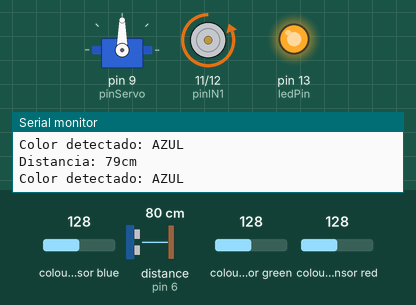
The sketch below on a simulated Arduino Uno, built with avr-gcc and run on an emulated ATmega328P. On the bench: servo, motor-driver pin pairs drawn as motors (green arrow = first pin HIGH = forward, orange = second pin HIGH = backward, longer = more drive, scaled by the enable pin), output pins drawn as LEDs (lit = HIGH), the last lines printed to the serial monitor. Wiring (inferred from the names in the program): ultrasonic range finder: trigger pin 7; echo pin 6; TCS3200 colour sensor: output pin 8; S2 pin 4; S3 pin 5; S0 pin 2; S1 pin 3. Inputs (shaded band) come from the test bench; at power-on: distance to the obstacle (sensor on pin 6) 80 cm, colour sensor green 128, colour sensor blue 128, colour sensor red 128. The echo pulse lasts 58.3 µs per cm; pins used as bus, display or sensor lines are not drawn.

Above: at 1.2 s.
1.3 s: distance to the obstacle (sensor on pin 6) set to 67 cm
2.8 s: distance to the obstacle (sensor on pin 6) set to 58 cm
At 4.7 s:
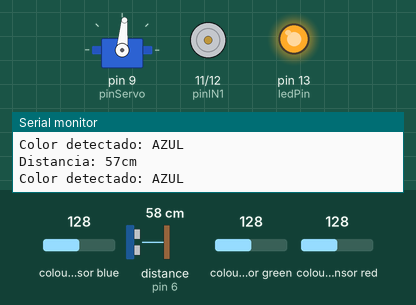
5.8 s: colour sensor green set to 134
At 11.8 s:
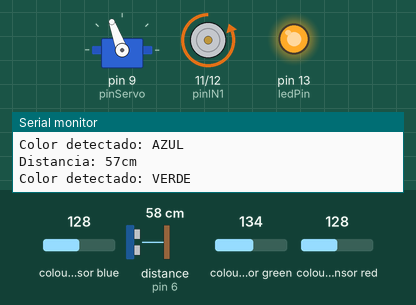
Timing chart, 0 to 14.8 s (numbered marks = the images above; inputs shaded):
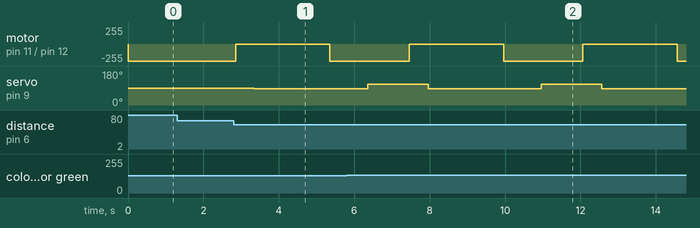

The sketch:

sketch_aug1c_codigo_fuente.ino
```cpp
#include <Servo.h>

// Definición de pines para el motor DC
const int pinIN1 = 11;  // Control de dirección 1
const int pinIN2 = 12;  // Control de dirección 2
const int pinENA = 10;  // Control PWM

// Definición de pines para el sensor ultrasónico
const int trigPin = 7;
const int echoPin = 6;

// Definición de pines para el sensor de color
const int s0 = 2;
const int s1 = 3;
const int s2 = 4;
const int s3 = 5;
const int outPin = 8;
const int ledPin = 13;

// Crear un objeto Servo
Servo miServo;

// Definir el pin donde está conectado el servomotor
const int pinServo = 9;

// Variable para alternar esquivar
bool esquivarIzquierda = true;

void setup() {
  // Configurar los pines del motor como salida
  pinMode(pinIN1, OUTPUT);
  pinMode(pinIN2, OUTPUT);
  pinMode(pinENA, OUTPUT);

  // Configurar los pines del sensor ultrasónico
  pinMode(trigPin, OUTPUT);
  pinMode(echoPin, INPUT);

  // Configurar los pines del sensor de color
  pinMode(s0, OUTPUT);
  pinMode(s1, OUTPUT);
  pinMode(s2, OUTPUT);
  pinMode(s3, OUTPUT);
  pinMode(outPin, INPUT);
  pinMode(ledPin, OUTPUT);

  // Inicializar el sensor de color
  digitalWrite(s0, HIGH);
  digitalWrite(s1, LOW);
  digitalWrite(ledPin, HIGH); // Encender los LEDs del sensor de color

  // Asociar el objeto Servo al pin
  miServo.attach(pinServo);

  // Iniciar la comunicación serial
  Serial.begin(9600);
}

// Funciones para controlar el servomotor
void moverIzquierda() {
  miServo.write(85);
  delay(1000); // Esperar 1 segundo
}

void moverCentro() {
  miServo.write(110);
  delay(1000); // Esperar 1 segundo
}

void moverDerecha() {
  miServo.write(130);
  delay(1000); // Esperar 1 segundo
}

// Función para medir la distancia con el sensor ultrasónico
long medirDistancia() {
  digitalWrite(trigPin, LOW);
  delayMicroseconds(1);
  digitalWrite(trigPin, HIGH);
  delayMicroseconds(1);
  digitalWrite(trigPin, LOW);

  long duration = pulseIn(echoPin, HIGH);
  long distance = duration * 0.034 / 2; // Convertir a distancia en cm
  return distance;
}

// Función para medir el color con el sensor de color
String detectarColor() {
  digitalWrite(s2, LOW);
  digitalWrite(s3, LOW);
  int rojo = pulseIn(outPin, LOW);

  digitalWrite(s2, HIGH);
  digitalWrite(s3, HIGH);
  int verde = pulseIn(outPin, LOW);

  digitalWrite(s2, LOW);
  digitalWrite(s3, HIGH);
  int azul = pulseIn(outPin, LOW);

  if (rojo < verde && rojo < azul) {
    return "ROJO";
  } else if (verde < rojo && verde < azul) {
    return "VERDE";
  } else {
    return "AZUL";
  }
}

// Función para controlar el motor DC
void avanzar() {
  digitalWrite(pinIN1, LOW);
  digitalWrite(pinIN2, HIGH);
  analogWrite(pinENA, 255); // Velocidad máxima
}

void detenerMotor() {
  analogWrite(pinENA, 0); // Detener el motor
}

void loop() {
  long distancia = medirDistancia();
  Serial.print("Distancia: ");
  Serial.print(distancia);
  Serial.println("cm");

  String color = detectarColor();
  Serial.print("Color detectado: ");
  Serial.println(color);

  if (distancia > 60) { // Avanzar si no hay obstáculo cercano
    avanzar();
  } else { // Detener el motor y esquivar el obstáculo si está cerca
    detenerMotor();
    delay(500); // Esperar 500 milisegundos para estabilizar el motor

    if (color == "VERDE") {
      moverIzquierda();
    } else if (color == "ROJO") {
      moverDerecha();
    } else {
      // Alternar entre esquivar a la izquierda y a la derecha
      if (esquivarIzquierda) {
        moverIzquierda();
      } else {
        moverDerecha();
      }
      esquivarIzquierda = !esquivarIzquierda; // Cambiar la dirección de esquivar para la próxima vez
    }

    delay(1000); // Esperar un segundo para girar

    avanzar(); // Avanzar un poco después de girar
    delay(1000); // Esperar un segundo para avanzar
    moverCentro(); // Regresar el servo al centro
  }

  delay(100); // Esperar 100 ms antes de la siguiente medición
}
```

Measured:
- the behaviour switches between 62 and 61 cm on distance to the obstacle (sensor on pin 6) (found by bisection; images 0 and 1)
- the behaviour switches between 131 and 132 on colour sensor green (found by bisection; images 1 and 2)
- after the input at 2.8 s, motor on pin 11 (pinIN1) / pin 12 (pinIN2): backward 255/255 → stopped after 0.05 s, → backward 255/255 2.5 s later; servo on pin 9 (pinServo): 90° → 85° after 0.55 s
